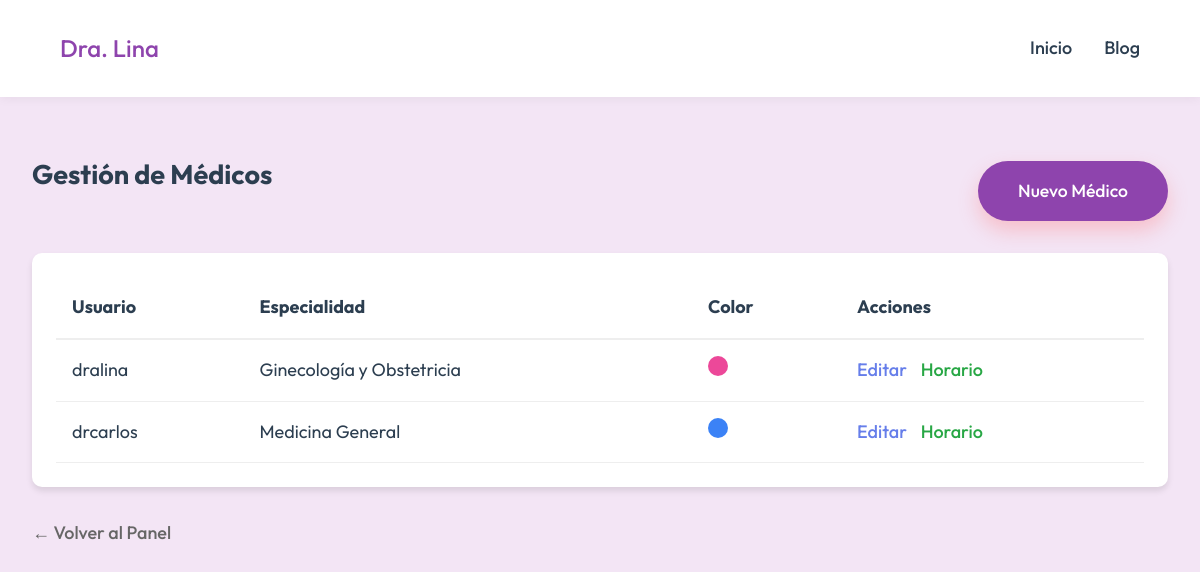
Page /admin/doctors (signed in) on the committed database.
### models.py (models this page shows)
class User(UserMixin, db.Model):
    id = db.Column(db.Integer, primary_key=True)
    username = db.Column(db.String(80), unique=True, nullable=False)
    password_hash = db.Column(db.String(200), nullable=False)
    role = db.Column(db.String(20), default='admin') # Para la Dra. Lina

class DoctorProfile(db.Model):
    id = db.Column(db.Integer, primary_key=True)
    user_id = db.Column(db.Integer, db.ForeignKey('user.id'), nullable=False)
    name = db.Column(db.String(100), nullable=False, default='Doctor') # Display name
    specialty = db.Column(db.String(100), nullable=False)
    bio = db.Column(db.Text)
    color = db.Column(db.String(20), default='#3b82f6') # Hex color for calendar
    user = db.relationship('User', backref=db.backref('doctor_profile', uselist=False))

### app.py (the view)
    @app.route('/admin/doctors')
    @login_required
    def admin_doctors():
        doctors = User.query.filter_by(role='doctor').all()
        return render_template('admin/doctors_list.html', doctors=doctors)

### templates/admin/doctors_list.html
{% extends "base.html" %}
{% block content %}
<section class="container" style="padding: 2rem;">
    <div style="display: flex; justify-content: space-between; align-items: center; margin-bottom: 2rem;">
        <h1>Gestión de Médicos</h1>
        <a href="{{ url_for('admin_doctors_new') }}" class="btn-primary">Nuevo Médico</a>
    </div>
    <div class="card"
        style="background: white; padding: 1.5rem; border-radius: 10px; box-shadow: 0 4px 6px rgba(0,0,0,0.1);">
        <table style="width: 100%; border-collapse: collapse;">
            <thead>
                <tr style="text-align: left; border-bottom: 2px solid #eee;">
                    <th style="padding: 1rem;">Usuario</th>
                    <th style="padding: 1rem;">Especialidad</th>
                    <th style="padding: 1rem;">Color</th>
                    <th style="padding: 1rem;">Acciones</th>
                </tr>
            </thead>
            <tbody>
                {% for doc in doctors %}
                <tr style="border-bottom: 1px solid #eee;">
                    <td style="padding: 1rem;">{{ doc.username }}</td>
                    <td style="padding: 1rem;">{{ doc.doctor_profile.specialty if doc.doctor_profile else 'N/A' }}</td>
                    <td style="padding: 1rem;">
                        <span
                            style="display: inline-block; width: 20px; height: 20px; background: {{ doc.doctor_profile.color if doc.doctor_profile else '#ccc' }}; border-radius: 50%;"></span>
                    </td>
                    <td style="padding: 1rem;">
                        <a href="{{ url_for('admin_doctors_edit', id=doc.id) }}"
                            style="margin-right: 10px; color: #667eea; text-decoration: none;">Editar</a>
                        <a href="{{ url_for('admin_doctors_schedule', id=doc.id) }}"
                            style="color: #28a745; text-decoration: none;">Horario</a>
                    </td>
                </tr>
                {% else %}
                <tr>
                    <td colspan="4" style="padding: 2rem; text-align: center; color: #888;">No hay médicos registrados.
                    </td>
                </tr>
                {% endfor %}
            </tbody>
        </table>
    </div>
    <div style="margin-top: 2rem;">
        <a href="{{ url_for('admin_dashboard') }}" style="color: #666; text-decoration: none;">← Volver al Panel</a>
    </div>
</section>
{% endblock %}

### static/css/style.css (style rules this page uses)
:root { --primary: #8e44ad; --secondary: #9b59b6; --accent: #e1bee7; --dark: #2c3e50; --light: #f3e5f5; --white: #FFFFFF; --text-muted: #7f8c8d; }
body { font-family: 'Outfit', sans-serif; background-color: var(--light); color: var(--dark); margin: 0; line-height: 1.6; font-size: 18px; }
a { text-decoration: none; color: var(--dark); font-weight: 500; transition: color 0.3s; }
.btn-primary { margin-top: 2rem; background: var(--primary); color: var(--white); padding: 1rem 2.5rem; border-radius: 50px; font-size: 1.1rem; box-shadow: 0 10px 20px rgba(255, 107, 107, 0.3); transition: transform 0.3s; }

### rows in the picture
User: username "dralina", doctor_profile "Ginecología y Obstetricia"
User: username "drcarlos", doctor_profile "Medicina General"
